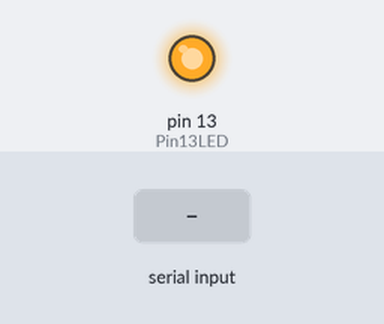
The sketch below on a simulated Arduino Mega 2560, built with avr-gcc and run on an emulated ATmega2560. Parts: output pins drawn as LEDs (lit = HIGH). The test bench sets the inputs (shaded band). Pins used as bus, display or sensor lines are not drawn.

Above: at 1.2 s.
1.3 s: byte 30 received over Serial
Timing chart, 0 to 4.3 s (numbered marks = the images above; inputs shaded):
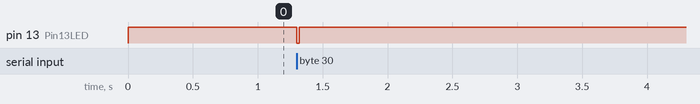

The sketch:

RS485_AMT21_Comm.ino
```cpp
/* RS485 AMT21 Communication
 * v 2.0, stable, 1/8/2019
 * Description: This script is for communicating with an encoder over RS485 (AMT 213A-V by CUI Inc. is used in this example)
 *              Once uploaded, the output from Serial1 can be read by C++ through Serial using the C++ library.
 *              For debugging,
 *                1) Upload to Arduino Mega
 *                2) Open Serial Monitor (CTRL+Shift+M)
 *                3) Set baud rate to 115200
 *                4) Enter 'T' (or the respective command char)
 *                5) The encoder reading should be output
 */

#define RX        19  //For Arduino Mega
#define TX        18

//#define RxTx 3
#define Re    3
#define De    5

#define Transmit    HIGH
#define Receive     LOW

#define Pin13LED         13

uint8_t byteIn;
uint8_t byteLow;
uint8_t byteHigh;
int byteOut;

uint16_t currentPOS = 0xFFFF;
bool binaryArray[16];

void setup()   /****** SETUP: RUNS ONCE ******/
{
  Serial.begin(115200);           // Set the data rate to be recognized by the C++ script

  pinMode(Pin13LED, OUTPUT);
  pinMode(Re, OUTPUT);
  pinMode(De, OUTPUT);

  //digitalWrite(RxTx, Receive);  //Initialize transciever to receive data
  RS485Receive();

  Serial1.begin(2000000);         // Set the data rate for the encoder

}//--(end setup )---


void loop()   /****** LOOP: RUNS CONSTANTLY ******/
{
  digitalWrite(Pin13LED, HIGH);       //On when not transmitting
  if (Serial.available())
  {
    byteOut = Serial.read();          //Locally store the transmitted string

    RS485Transmit();
    Serial1.write(byteOut);           // Send byte to encoder

    digitalWrite(Pin13LED, LOW);      // Off momentarily
    delay(10);
    RS485Receive();
    delay(10);
  }

  if (Serial1.available())                //Look for data from encoder
   {
    /*Debugging functions*/
    //Serial.println(Serial1.available());
    //Serial.println("Received");

    digitalWrite(Pin13LED, LOW);          // Off momentarily
    byteIn = Serial1.read();              // Read received byte. Not sure what this signifies
    byteLow = Serial1.read();             // Read received byte. Low Byte
    byteHigh = Serial1.read();            // Read received byte. High Byte

    /*Debugging functions*/
    //Serial.println(byteIn);
    //Serial.println(byteLow);
    //Serial.println(byteHigh);

    currentPOS = byteLow + (byteHigh << 8);
    for(int i=0; i<16; i++)
    {
      binaryArray[i] = (0x01) & (currentPOS >> (i));
    }

    if((binaryArray[15] == !(binaryArray[13] ^ binaryArray[11] ^ binaryArray[9] ^ binaryArray[7] ^ binaryArray[5] ^ binaryArray[3] ^ binaryArray[1]))
          && (binaryArray[14] == !(binaryArray[12] ^ binaryArray[10] ^ binaryArray[8] ^ binaryArray[6] ^ binaryArray[4] ^ binaryArray[2] ^ binaryArray[0])))
    {
            currentPOS &= 0x3FFF;
    }
    else
    {
      currentPOS = 0xFFFF; //Bad Pos
    }

    Serial.print(currentPOS);
    delay(10);
   }
}

void RS485Transmit()
{
  digitalWrite(Re, LOW);
  digitalWrite(De, HIGH);
}

void RS485Receive()
{
  digitalWrite(Re, HIGH);
  digitalWrite(De, LOW);
}
```

Measured:
- after the input at 1.3 s, pin 13 (Pin13LED): HIGH → LOW at once, → HIGH 0.02 s later
